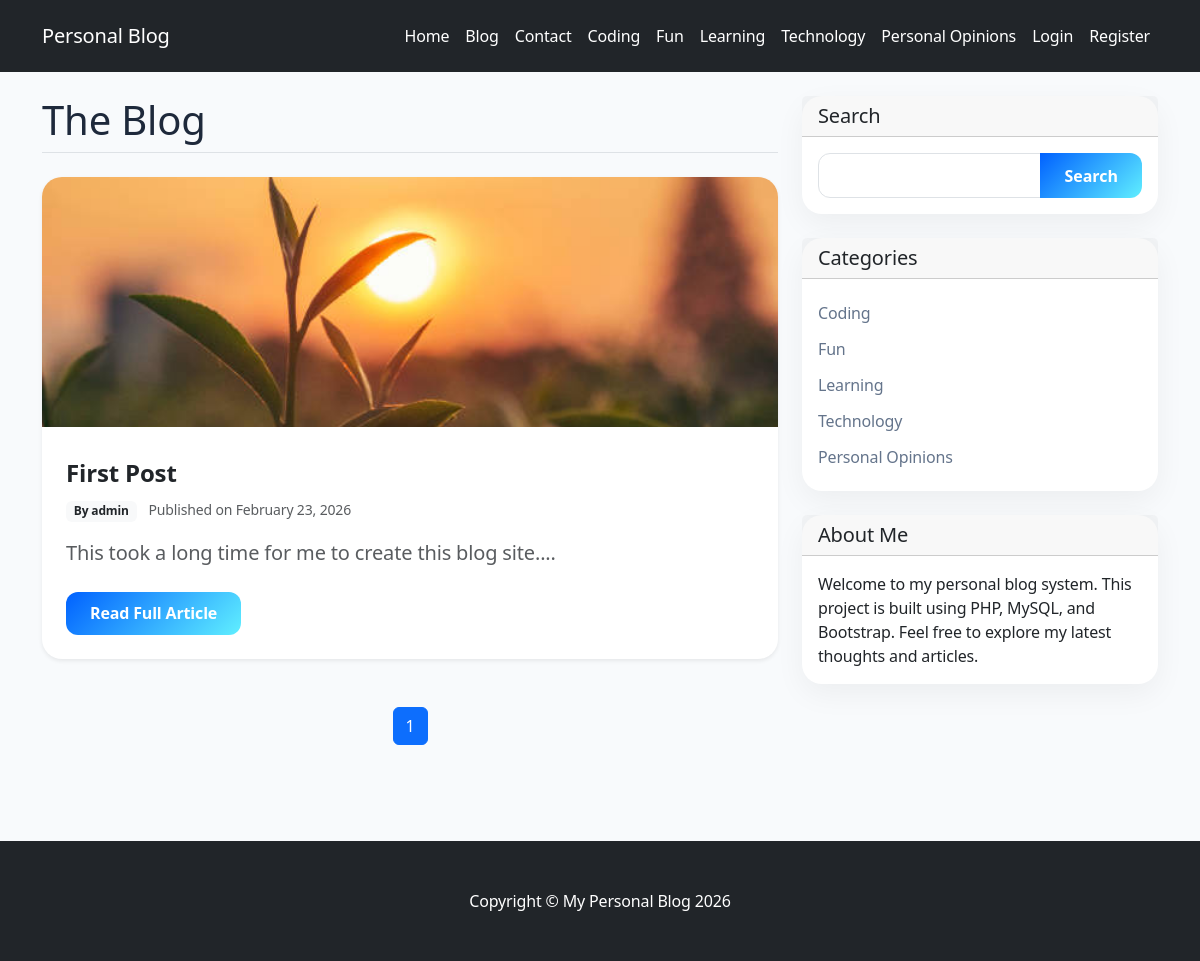
Screenshot of /blog.php with the database file from the repository.
### tables this page shows
CREATE TABLE `categories` (
  `cat_id` int(10) UNSIGNED NOT NULL,
  `cat_title` varchar(150) NOT NULL,
  `created_at` timestamp NOT NULL DEFAULT current_timestamp()
);

CREATE TABLE `posts` (
  `post_id` int(10) UNSIGNED NOT NULL,
  `post_category_id` int(10) UNSIGNED NOT NULL,
  `post_title` varchar(255) NOT NULL,
  `post_author` varchar(100) NOT NULL,
  `post_date` datetime DEFAULT current_timestamp(),
  `post_image` varchar(255) DEFAULT NULL,
  `post_content` text NOT NULL,
  `post_tags` varchar(255) DEFAULT NULL,
  `post_comment_count` int(10) UNSIGNED DEFAULT 0,
  `post_status` enum('published','draft') NOT NULL DEFAULT 'draft',
  `post_views_count` int(10) UNSIGNED DEFAULT 0
);

### includes/functions.php (called while the page is built, shortened)
<?php
require_once "db.php";
function fetchCategories() {
    global $connection;
    $query = "SELECT * FROM categories";
    $select_categories = mysqli_query($connection, $query);
    return $select_categories;
}

### blog.php (the view)
<?php
include "includes/header.php";
include "includes/navigation.php";
?>
<div class="container my-4">
    <div class="row">
        <div class="col-md-8">
            <h1 class="mb-4 pb-2 border-bottom">The Blog</h1>
            <?php
            $per_page = 5;
            if (isset($_GET['page'])) {
                $page = (int)$_GET['page'];
            } else {
                $page = 1;
            }
            if ($page === "" || $page === 1) {
                $page_1 = 0;
            } else {
                $page_1 = ($page * $per_page) - $per_page;
            }
            $post_query_count = "SELECT post_id FROM posts WHERE post_status = 'published'";
            $find_count = mysqli_query($connection, $post_query_count);
            $count = mysqli_num_rows($find_count);
            $count = ceil($count / $per_page);
            if ($count == 0) {
                echo "<h4 class='text-warning mt-4'>No posts available.</h4>";
            } else {
                $stmt = mysqli_prepare($connection, "SELECT * FROM posts WHERE post_status = ? ORDER BY post_date DESC LIMIT ?, ?");
                $status = "published";
                mysqli_stmt_bind_param($stmt, "sii", $status, $page_1, $per_page);
                mysqli_stmt_execute($stmt);
                $result = mysqli_stmt_get_result($stmt);
                while ($row = mysqli_fetch_assoc($result)) {
                    $post_id = $row['post_id'];
                    $post_title = htmlspecialchars($row['post_title']);
                    $post_author = htmlspecialchars($row['post_author']);
                    $post_date = date('F j, Y', strtotime($row['post_date']));
                    $post_image = htmlspecialchars($row['post_image']);
                    $post_content = strip_tags(htmlspecialchars_decode($row['post_content']));
                    $post_content = substr($post_content, 0, 200);
            ?>
                    <div class="card mb-5 border-0 shadow-sm">
                        <?php if (!empty($post_image)) { ?>
                            <a href="post.php?p_id=<?php echo $post_id; ?>">
                                <img class="card-img-top" src="assets/uploads/<?php echo $post_image; ?>" alt="">
                            </a>
                        <?php } ?>
                        <div class="card-body p-4">
                            <h2 class="card-title">
                                <a href="post.php?p_id=<?php echo $post_id; ?>" class="text-decoration-none text-dark"><?php echo $post_title; ?></a>
                            </h2>
                            <p class="text-muted mb-3">
                                <span class="badge bg-light text-dark me-2">By <?php echo $post_author; ?></span>
                                <small>Published on <?php echo $post_date; ?></small>
                            </p>
                            <p class="card-text text-muted fs-5"><?php echo $post_content; ?>...</p>
                            <a class="btn btn-primary mt-2" href="post.php?p_id=<?php echo $post_id; ?>">Read Full Article</a>
                        </div>
                    </div>
            <?php
                }
            }
            ?>
            <ul class="pagination justify-content-center mt-5 mb-5">
                <?php
                for ($i = 1; $i <= $count; $i++) {
                    if ($i == $page) {
                        echo "<li class='page-item active'><a class='page-link' href='blog.php?page={$i}'>{$i}</a></li>";
                    } else {
                        echo "<li class='page-item'><a class='page-link' href='blog.php?page={$i}'>{$i}</a></li>";
                    }
                }
                ?>
            </ul>
        </div>
        <?php include "includes/sidebar.php"; ?>
    </div>
</div>
<?php include "includes/footer.php"; ?>

### includes/navigation.php (shortened to what this page needs)
<nav class="navbar navbar-expand-lg navbar-dark bg-dark">
    <div class="container">
        <a class="navbar-brand" href="index.php">Personal Blog</a>
        <div class="collapse navbar-collapse" id="navbarResponsive">
            <ul class="navbar-nav ms-auto">
                <li class="nav-item">
                    <a class="nav-link" href="index.php">Home</a>
                </li>
                <li class="nav-item">
                    <a class="nav-link text-info" href="blog.php">Blog</a>
                </li>
                <li class="nav-item">
                    <a class="nav-link" href="contact.php">Contact</a>
                </li>
                <?php
                $categories = fetchCategories();
                while ($row = mysqli_fetch_assoc($categories)) {
                    $cat_title = htmlspecialchars($row['cat_title']);
                    $cat_id = (int)$row['cat_id'];
                    echo "<li class='nav-item'>
                            <a class='nav-link' href='category.php?category={$cat_id}'>{$cat_title}</a>
                          </li>";
                }
                ?>
                <?php if (isset($_SESSION['user_role'])): ?>
                    <?php if ($_SESSION['user_role'] === 'admin'): ?>
                        <li class="nav-item">
                            <a class="nav-link text-warning fw-bold" href="admin/index.php">Admin Panel</a>
                        </li>
                    <?php endif; ?>
                    <li class="nav-item">
                        <a class="nav-link" href="admin/profile.php">My Account</a>
                    </li>
                    <li class="nav-item">
                        <a class="nav-link" href="logout.php">Logout</a>
                    </li>
                <?php else: ?>
                    <li class="nav-item">
                        <a class="nav-link" href="login.php">Login</a>
                    </li>
                    <li class="nav-item">
                        <a class="nav-link" href="registration.php">Register</a>
                    </li>
                <?php endif; ?>
            </ul>
        </div>
    </div>
</nav>

### includes/sidebar.php
<div class="col-md-4">
    <div class="card mb-4">
        <h5 class="card-header">Search</h5>
        <div class="card-body">
            <form action="search.php" method="post">
                <div class="input-group">
                    <input name="search" type="text" class="form-control" required>
                    <button name="submit" class="btn btn-primary" type="submit">Search</button>
                </div>
            </form>
        </div>
    </div>
    <div class="card mb-4">
        <h5 class="card-header">Categories</h5>
        <div class="card-body">
            <ul class="list-unstyled mb-0">
                <?php
                $categories = fetchCategories($connection);
                while ($row = mysqli_fetch_assoc($categories)) {
                    $cat_title = htmlspecialchars($row['cat_title']);
                    $cat_id = (int)$row['cat_id'];
                    echo "<li><a href='category.php?category={$cat_id}'>{$cat_title}</a></li>";
                }
                ?>
            </ul>
        </div>
    </div>
    <?php include "widget.php"; ?>
</div>

### assets/css/style.css (style rules this page uses)
:root { --primary-blue: #0061ff; --accent-cyan: #60efff; --text-dark: #1e293b; --text-light: #64748b; --body-bg: #f8fafc; --card-shadow: 0 10px 30px rgba(0, 0, 0, 0.05); }
body { background-color: var(--body-bg); color: var(--text-dark); font-family: 'Segoe UI', Roboto, Helvetica, Arial, sans-serif; padding-top: 0; letter-spacing: -0.01em; }
.navbar { padding: 1rem 0; }
.navbar-dark { background-color: #212529 !important; }
.navbar-dark .navbar-brand, .navbar-dark .nav-link { color: #ffffff !important; }
.card { border: none; border-radius: 20px; box-shadow: var(--card-shadow); transition: all 0.3s ease; margin-bottom: 2rem; }
.card-img-top { height: 250px; object-fit: cover; border-radius: 20px 20px 0 0; }
.card-title a { color: var(--text-dark); text-decoration: none; font-weight: 700; font-size: 1.5rem; transition: color 0.3s ease; }
.btn-primary { background: linear-gradient(135deg, var(--primary-blue), var(--accent-cyan)); border: none; border-radius: 12px; padding: 0.6rem 1.5rem; font-weight: 600; transition: all 0.3s ease; }
.form-control { border-radius: 12px; padding: 0.6rem 1rem; }
.list-unstyled li a { color: var(--text-light); text-decoration: none; padding: 6px 0; display: block; transition: all 0.2s ease; }

### rows the page displays
categories: cat_title "Coding"
categories: cat_title "Fun"
categories: cat_title "Learning"
categories: cat_title "Technology"
categories: cat_title "Personal Opinions"
posts: post_image (picture), post_title "First Post", post_author "admin", post_date "February 23, 2026", post_content "This took a long time for me to create this blog site."
